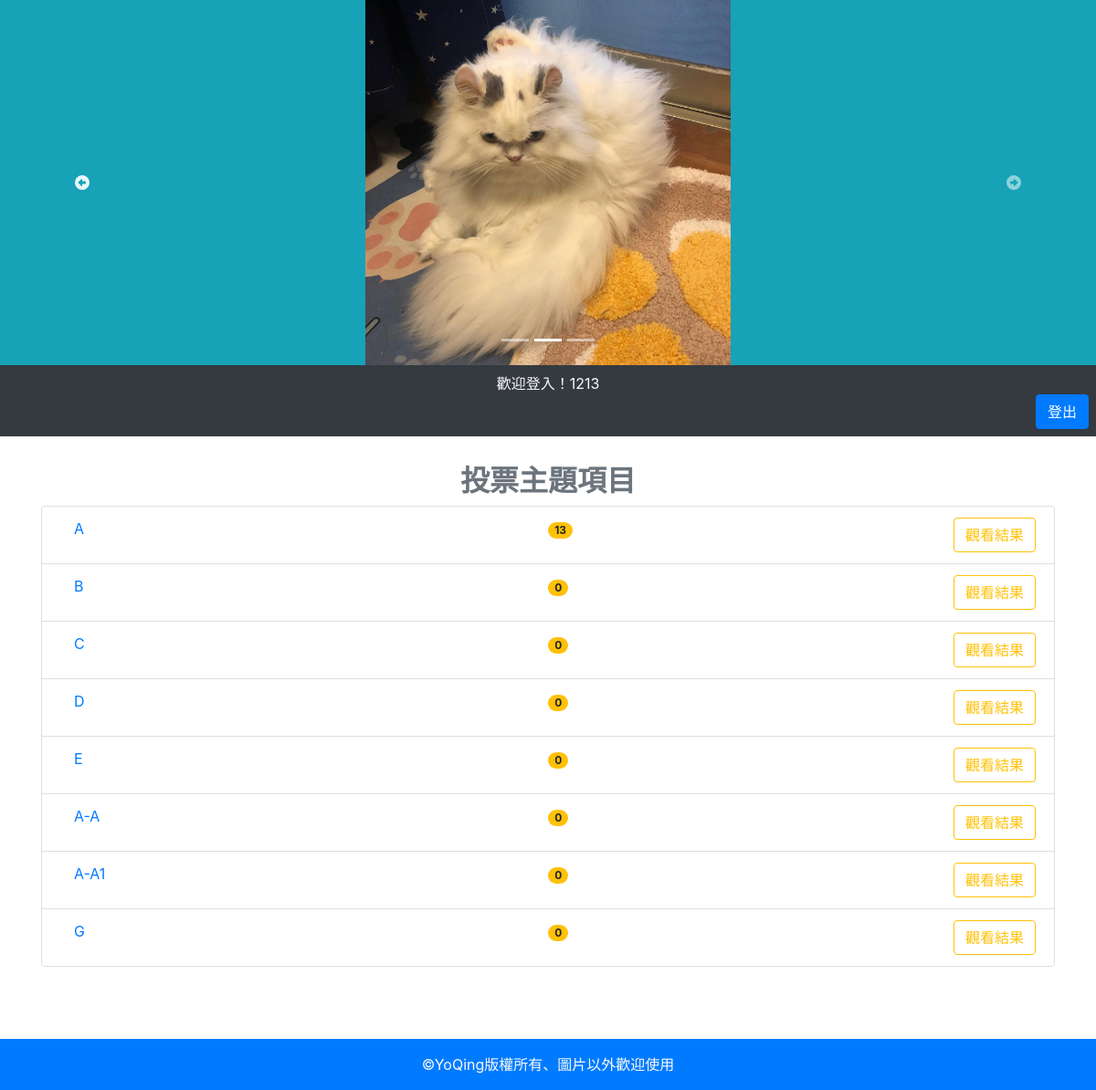
/ (signed in), run on the app's committed database.
### tables this page shows
CREATE TABLE `ad` (
  `id` int(11) UNSIGNED NOT NULL,
  `name` varchar(64) NOT NULL,
  `sh` tinyint(1) UNSIGNED NOT NULL,
  `intro` varchar(64) DEFAULT NULL
);

CREATE TABLE `topics` (
  `id` int(11) UNSIGNED NOT NULL,
  `topic` varchar(128) NOT NULL
);

### db.php (called while the page is built, shortened)
<?php
    $dsn="mysql:host=localhost;charset=utf8;dbname=yovote";
    $pdo=new PDO($dsn,'root','');
    function all($table,...$arg){
    global $pdo;
    $sql="SELECT * FROM `$table` ";
    if(isset($arg[0])){
        if(is_array($arg[0])){
            foreach($arg[0] as $key=>$value){
                $tmp[]="`$key`='$value'";
            }
            $sql=$sql."where " . implode(" AND ",$tmp);
        }else{
            $sql=$sql.$arg[0];
        }
    }
    $rows=$pdo->query($sql)->fetchAll(PDO::FETCH_ASSOC);
    return $rows;
    }
    function rows($table,$array){
        global $pdo;
        $sql="SELECT count(*) FROM `$table` WHERE ";
            foreach($array as $key=>$value){
                $tmp[]="`$key`='$value'";
            }
            $sql=$sql. implode(" AND ",$tmp);
        return $pdo->query($sql)->fetchColumn();
    }
    function q($sql){
    global $pdo;
    return $pdo->query($sql)->fetchAll(PDO::FETCH_ASSOC);
    }
?>

### frontend/show_vote_list.php (the view)
<h2 class="text-center font-weight-bold text-secondary">投票主題項目</h2>
<?php
    $alltopics=all('topics');
        echo "<ol class='list-group'>";
        foreach ($alltopics as $key => $value) {
        if(rows('options',['topic_id'=>$value['id']]) > 0){
        echo "<li class='list-group-item'>";
        if(isset($_SESSION['user'])){
            echo "<a class='d-inline-block col-md-6' href='index.php?do=vote&id={$value['id']}'>";
            echo $value['topic'];
            echo "</a>";
        }else{
            echo "<span class='d-inline-block col-md-6'>".$value['topic']."</span>";
        }
        $count=q("select sum(`count`) as '總計' from `options` where `topic_id`='{$value['id']}'");
        echo "<a class='badge badge-pill badge-warning' href='?do=vote_result&id={$value['id']}'>";
        echo $count[0]['總計'];
        echo "</a>";
        echo "<a class='float-right' href='?do=vote_result&id={$value['id']}'>";
        echo "<button type='button' class='btn btn-outline-warning'>觀看結果</button>";
        echo "</a>";
        echo "</li>";
            }
            }
        echo "</ol>";
?>

### index.php (shortened to what this page needs)
<?php
include_once "./db.php";
?>
<!DOCTYPE html>
<html lang="en">
<head>
    <link rel="stylesheet" href="https://maxcdn.bootstrapcdn.com/bootstrap/4.5.2/css/bootstrap.min.css">
    <link rel="stylesheet" href="./style/style.css">
</head>
<body>
<div class="container-fluid">
    <div class="row">
        <div class="jumbotron jumbotron-fluid p-0 mb-0 col-12" style="overflow:hidden">
            <a href="index.php">
                <div id="carouselExampleIndicators" class="carousel slide bg-info" data-ride="carousel" data-interval="2500">
                    <ol class="carousel-indicators position-absolute">
                        <li data-target="#carouselExampleIndicators" data-slide-to="0" class="active"></li>
                        <li data-target="#carouselExampleIndicators" data-slide-to="1"></li>
                        <li data-target="#carouselExampleIndicators" data-slide-to="2"></li>
                    </ol>
                    <div class="carousel-inner">
                    <?php
                        $image=all('ad',['sh'=>1]);
                        foreach($image as $key => $image2){
                        if($key==0){
                            echo "<div class='carousel-item active'>";
                        }else{
                            echo "<div class='carousel-item'>";
                        }
                        echo "<img class='d-block m-auto' style='width:400px;height:400px;' src='./image/{$image2['name']}' alt='{$image2['intro']}'>";
                        echo "</div>";
                        }
                        ?>
                    </div>
                    <a class="carousel-control-prev" href="#carouselExampleIndicators" role="button" data-slide="prev">
                        <span class="fas fa-arrow-alt-circle-left" aria-hidden="true"></span>
                    </a>
                    <a class="carousel-control-next" href="#carouselExampleIndicators" role="button" data-slide="next">
                        <span class="fas fa-arrow-alt-circle-right" aria-hidden="true"></span>
                    </a>
                </div>
            </a>
        </div>
    </div>
</div>
<div class="container-fluid">
    <div class="row">
        <nav class="col bg-dark text-light text-center p-2">
            <?php
                if(isset($_SESSION['user'])){
                    echo "<div class='mx-auto'>";
                    echo "<span>歡迎登入！{$_SESSION['user']}</span>";
                    echo "</div>";
            ?>
                    <div class='text-right'>
                    <a class="btn btn-primary" href="logout.php">登出</a>
                    </div>
            <?php
            }
            ?>
        </nav>
    </div>
</div>
<div class="container">
    <div class="row">
        <div class="col-12">
            <?php
                $do=(isset($_GET['do']))?$_GET['do']:'show_vote_list';
                $file="./frontend/".$do.".php";
                if(file_exists($file)){
                        include $file;
                }else{
                        include "./frontend/show_vote_list.php";
                }
            ?>
        </div>
    </div>
</div>
<div class="p-3 text-center text-light bg-primary">&copy;YoQing版權所有、圖片以外歡迎使用</div>
</body>
</html>

### index.php (style rules this page uses)
.container { min-height: 600px; margin: 30px auto; }

### data on the page
ad: name (picture)
topics: topic "A", 總計 "13"
topics: topic "B", 總計 "0"
topics: topic "C", 總計 "0"
topics: topic "D", 總計 "0"
topics: topic "E", 總計 "0"
topics: topic "A-A", 總計 "0"
topics: topic "A-A1", 總計 "0"
topics: topic "G", 總計 "0"

### other printed values
$_SESSION['user'] "1213"
